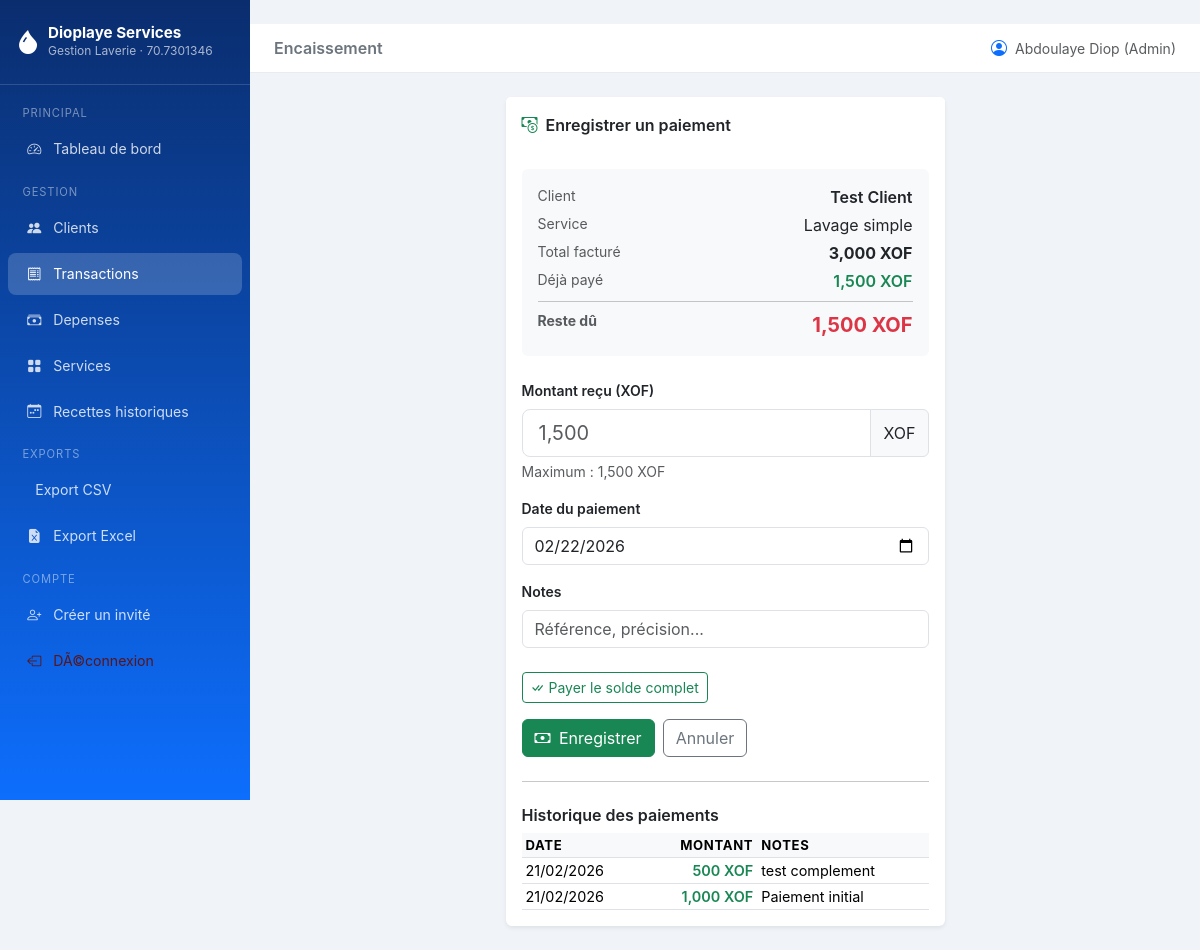
/transactions/2/paiement (signed in), run on the app's committed database.
### models.py (models this page shows, shortened)
class User(UserMixin, db.Model):
    __tablename__ = "users"
    id = db.Column(db.Integer, primary_key=True)
    username = db.Column(db.String(64), unique=True, nullable=False)
    email = db.Column(db.String(120), unique=True, nullable=False)
    password_hash = db.Column(db.String(256), nullable=False)
    role = db.Column(db.String(20), nullable=False, default="invite")
    is_active = db.Column(db.Boolean, default=True)
    created_at = db.Column(db.DateTime, default=datetime.utcnow)
    @property
    def is_admin(self) -> bool:
        return (self.role or "").lower() == "admin"

class Client(db.Model):
    __tablename__ = "clients"
    id = db.Column(db.Integer, primary_key=True)
    nom = db.Column(db.String(100), nullable=False)
    telephone = db.Column(db.String(20), nullable=True)
    adresse = db.Column(db.String(200), nullable=True)
    remarque = db.Column(db.String(300), nullable=True)
    created_at = db.Column(db.DateTime, default=datetime.utcnow)
    transactions = db.relationship(
        "Transaction",
        back_populates="client",
        lazy="dynamic",
        cascade="all, delete-orphan",
    )

class Service(db.Model):
    __tablename__ = "services"
    id = db.Column(db.Integer, primary_key=True)
    nom = db.Column(db.String(100), nullable=False, unique=True)
    prix_unitaire = db.Column(db.Float, nullable=False)
    description = db.Column(db.String(255), nullable=True)
    actif = db.Column(db.Boolean, default=True)
    created_at = db.Column(db.DateTime, default=datetime.utcnow)
    transactions = db.relationship("Transaction", back_populates="service", lazy="dynamic")

class Transaction(db.Model):
    __tablename__ = "transactions"
    TYPE_CHOICES = ["recette"]
    id = db.Column(db.Integer, primary_key=True)
    client_id = db.Column(db.Integer, db.ForeignKey("clients.id"), nullable=False)
    service_id = db.Column(db.Integer, db.ForeignKey("services.id"), nullable=False)
    quantite = db.Column(db.Float, nullable=False, default=1.0)
    total = db.Column(db.Float, nullable=False)
    montant_paye = db.Column(db.Float, default=0.0)
    type_transaction = db.Column(db.String(20), default="recette")
    date_transaction = db.Column(db.Date, default=date.today)
    notes = db.Column(db.String(300), nullable=True)
    created_at = db.Column(db.DateTime, default=datetime.utcnow)
    client = db.relationship("Client", back_populates="transactions")
    service = db.relationship("Service", back_populates="transactions")
    paiements = db.relationship(
        "Paiement",
        back_populates="transaction",
        lazy="dynamic",
        cascade="all, delete-orphan",
    )
    @property
    def total_paye(self) -> float:
        if not self.id:
            return float(self.montant_paye or 0)
        result = db.session.query(
            db.func.coalesce(db.func.sum(Paiement.montant), 0)
        ).filter(
            Paiement.transaction_id == self.id
        ).scalar()
        return float(result or 0)
    @property
    def solde_restant(self) -> float:
        return max(0.0, float(self.total or 0) - self.total_paye)

class Paiement(db.Model):
    __tablename__ = "paiements"
    id = db.Column(db.Integer, primary_key=True)
    transaction_id = db.Column(db.Integer, db.ForeignKey("transactions.id"), nullable=False, index=True)
    montant = db.Column(db.Float, nullable=False)
    date_paiement = db.Column(db.Date, default=date.today, nullable=False)
    notes = db.Column(db.String(300), nullable=True)
    created_at = db.Column(db.DateTime, default=datetime.utcnow)
    transaction = db.relationship("Transaction", back_populates="paiements")

### routes/transactions.py (the view, shortened to what this page needs)
@transactions_bp.route("/<int:tx_id>/paiement", methods=["GET", "POST"])
@login_required
def paiement(tx_id: int):
    tx = db.get_or_404(Transaction, tx_id)
    form = PaiementForm()
    historique = tx.paiements.order_by(Paiement.date_paiement.desc(), Paiement.created_at.desc()).all()
    return render_template("transactions/paiement.html", form=form, transaction=tx, historique=historique)

### routes/transactions.py
class PaiementForm(FlaskForm):
    montant = StrictIntegerField(
        "Montant reçu (XOF)",
        validators=[DataRequired(), NumberRange(min=1)],
    )
    date_paiement = DateField("Date du paiement", default=date.today, validators=[DataRequired()])
    notes = StringField("Notes", validators=[Optional()])
    submit = SubmitField("Enregistrer le paiement")

### templates/transactions/paiement.html (shortened to what this page needs)
﻿{% extends "base.html" %}
{% block page_title %}Encaissement{% endblock %}
{% block content %}
<div class="row justify-content-center">
  <div class="col-lg-6">
    <div class="card border-0 shadow-sm">
      <div class="card-header bg-white border-0 fw-semibold py-3">
        <i class="bi bi-cash-coin text-success me-2"></i>Enregistrer un paiement
      </div>
      <div class="card-body">
        <div class="bg-light rounded p-3 mb-4">
          <div class="d-flex justify-content-between mb-1">
            <span class="text-muted small">Client</span>
            <span class="fw-semibold">{{ transaction.client.nom }}</span>
          </div>
          <div class="d-flex justify-content-between mb-1">
            <span class="text-muted small">Service</span>
            <span>{{ transaction.service.nom }}</span>
          </div>
          <div class="d-flex justify-content-between mb-1">
            <span class="text-muted small">Total facturé</span>
            <span class="fw-bold">{{ "{:,.0f}".format(transaction.total) }} XOF</span>
          </div>
          <div class="d-flex justify-content-between mb-1">
            <span class="text-muted small">Déjà payé</span>
            <span class="text-success fw-semibold">{{ "{:,.0f}".format(transaction.total_paye) }} XOF</span>
          </div>
          <hr class="my-2">
          <div class="d-flex justify-content-between">
            <span class="text-muted small fw-bold">Reste dû</span>
            <span class="text-danger fw-bold fs-5">{{ "{:,.0f}".format(transaction.solde_restant) }} XOF</span>
          </div>
        </div>
        <form method="POST">
          <div class="mb-3">
            {{ form.montant.label(class="form-label fw-semibold small") }}
            <div class="input-group">
              {{ form.montant(class="form-control form-control-lg" + (" is-invalid" if form.montant.errors else ""),
                              placeholder=("{:,.0f}".format(transaction.solde_restant)),
                              max=transaction.solde_restant) }}
              <span class="input-group-text">XOF</span>
            </div>
            <div class="form-text">Maximum : {{ "{:,.0f}".format(transaction.solde_restant) }} XOF</div>
          </div>
          <div class="mb-3">
            {{ form.date_paiement.label(class="form-label fw-semibold small") }}
            {{ form.date_paiement(class="form-control" + (" is-invalid" if form.date_paiement.errors else "")) }}
          </div>
          <div class="mb-4">
            {{ form.notes.label(class="form-label fw-semibold small") }}
            {{ form.notes(class="form-control", placeholder="Référence, précision...") }}
          </div>
          <div class="mb-3">
            <button type="button"
                    id="payerSoldeBtn"
                    class="btn btn-outline-success btn-sm"
                    data-solde="{{ transaction.solde_restant }}">
              <i class="bi bi-check-all me-1"></i>Payer le solde complet
            </button>
          </div>
          <div class="d-flex gap-2">
            <button type="submit" class="btn btn-success">
              <i class="bi bi-cash me-1"></i> Enregistrer
            </button>
            <a href="{{ url_for('clients.detail', client_id=transaction.client_id) }}" class="btn btn-outline-secondary">Annuler</a>
          </div>
        </form>
        {% if historique %}
        <hr class="my-4">
        <h6 class="fw-semibold mb-2">Historique des paiements</h6>
        <div class="table-responsive">
          <table class="table table-sm align-middle mb-0">
            <thead>
              <tr>
                <th>Date</th>
                <th class="text-end">Montant</th>
                <th>Notes</th>
              </tr>
            </thead>
            <tbody>
              {% for p in historique %}
              <tr>
                <td>{{ p.date_paiement.strftime("%d/%m/%Y") }}</td>
                <td class="text-end text-success fw-semibold">{{ "{:,.0f}".format(p.montant) }} XOF</td>
                <td>{{ p.notes or "-" }}</td>
              </tr>
              {% endfor %}
            </tbody>
          </table>
        </div>
        {% endif %}
      </div>
    </div>
  </div>
</div>
{% endblock %}

### templates/base.html (shortened to what this page needs)
﻿<!DOCTYPE html>
<html lang="fr">
<head>
  <link rel="stylesheet" href="https://cdn.jsdelivr.net/npm/bootstrap@5.3.3/dist/css/bootstrap.min.css">
  <link rel="stylesheet" href="https://cdn.jsdelivr.net/npm/bootstrap-icons@1.11.3/font/bootstrap-icons.css">
</head>
<body>
{% if current_user.is_authenticated %}
<nav id="sidebar">
  <div class="brand">
    <div class="d-flex align-items-center gap-2">
      <i class="bi bi-droplet-fill fs-4 text-white"></i>
      <div>
        <h5>{{ config.get('LAVERIE_NOM', 'Dioplaye Services') }}</h5>
        <small>Gestion Laverie · {{ config.get('LAVERIE_TELEPHONE', '-') }}</small>
      </div>
    </div>
  </div>
  <ul class="nav flex-column mt-2">
    <li class="nav-section">Principal</li>
    <li class="nav-item">
      <a class="nav-link {% if request.endpoint == 'dashboard.index' %}active{% endif %}"
         href="{{ url_for('dashboard.index') }}">
        <i class="bi bi-speedometer2"></i> Tableau de bord
      </a>
    </li>
    <li class="nav-section">Gestion</li>
    <li class="nav-item">
      <a class="nav-link {% if request.blueprint == 'clients' %}active{% endif %}"
         href="{{ url_for('clients.index') }}">
        <i class="bi bi-people-fill"></i> Clients
      </a>
    </li>
    <li class="nav-item">
      <a class="nav-link {% if request.blueprint == 'transactions' %}active{% endif %}"
         href="{{ url_for('transactions.index') }}">
        <i class="bi bi-receipt"></i> Transactions
      </a>
    </li>
    <li class="nav-item">
      <a class="nav-link {% if request.blueprint == 'depenses' %}active{% endif %}"
         href="{{ url_for('depenses.index') }}">
        <i class="bi bi-cash-stack"></i> Depenses
      </a>
    </li>
    <li class="nav-item">
      <a class="nav-link {% if request.blueprint == 'services' %}active{% endif %}"
         href="{{ url_for('services.index') }}">
        <i class="bi bi-grid-fill"></i> Services
      </a>
    </li>
    {% if current_user.is_admin %}
    <li class="nav-item">
      <a class="nav-link {% if request.blueprint == 'recettes_historiques' %}active{% endif %}"
         href="{{ url_for('recettes_historiques.index') }}">
        <i class="bi bi-calendar-week"></i> Recettes historiques
      </a>
    </li>
    {% endif %}
    <li class="nav-section">Exports</li>
    <li class="nav-item">
      <a class="nav-link" href="{{ url_for('exports.transactions_csv') }}">
         Export CSV
      </a>
    </li>
    <li class="nav-item">
      <a class="nav-link" href="{{ url_for('exports.transactions_excel') }}">
        <i class="bi bi-file-earmark-excel-fill"></i> Export Excel
      </a>
    </li>
    <li class="nav-section mt-auto">Compte</li>
    {% if current_user.is_admin %}
    <li class="nav-item">
      <a class="nav-link" href="{{ url_for('auth.create_invite') }}">
        <i class="bi bi-person-plus"></i> Créer un invité
      </a>
    </li>
    {% endif %}
    <li class="nav-item">
      <a class="nav-link text-danger-emphasis" href="{{ url_for('auth.logout') }}">
        <i class="bi bi-box-arrow-left"></i> DÃ©connexion
      </a>
    </li>
  </ul>
</nav>
{% endif %}
<div id="main-content">
  {% if current_user.is_authenticated %}
  <div class="topbar d-flex align-items-center justify-content-between">
    <div class="d-flex align-items-center gap-3">
      <span class="fw-semibold text-secondary">{% block page_title %}{% endblock %}</span>
    </div>
    <div class="d-flex align-items-center gap-2">
      <i class="bi bi-person-circle text-primary"></i>
      <small class="text-muted">
        {{ current_user.username }}{% if current_user.is_admin %} (Admin){% else %} (Invité){% endif %}
      </small>
    </div>
  </div>
  {% endif %}
  <div class="page-content">
    {% block content %}{% endblock %}
  </div>
</div>
</body>
</html>

### templates/base.html (style rules this page uses)
:root { --sidebar-width: 250px; --primary: #0d6efd; --success: #198754; }
body { background: #f0f4f8; font-family: 'Inter', sans-serif; }
#sidebar { width: var(--sidebar-width); min-height: 100vh; background: linear-gradient(180deg, #0a2d6e 0%, #0d6efd 100%); position: fixed; top: 0; left: 0; z-index: 100; transition: transform 0.3s ease; }
#sidebar .brand { padding: 1.5rem 1rem; border-bottom: 1px solid rgba(255,255,255,.15); }
#sidebar .brand h5 { color: #fff; font-weight: 700; margin: 0; font-size: .95rem; }
#sidebar .brand small { color: rgba(255,255,255,.65); font-size: .75rem; }
#sidebar .nav-link { color: rgba(255,255,255,.8); padding: .65rem 1.2rem; border-radius: 8px; margin: 2px 8px; transition: all .2s; font-size: .88rem; }
#sidebar .nav-link:hover, #sidebar .nav-link.active { background: rgba(255,255,255,.18); color: #fff; }
#sidebar .nav-link i { width: 20px; text-align: center; margin-right: 8px; }
#sidebar .nav-section { font-size: .7rem; text-transform: uppercase; letter-spacing: .08em; color: rgba(255,255,255,.45); padding: .75rem 1.4rem .25rem; }
#main-content { margin-left: var(--sidebar-width); min-height: 100vh; }
.topbar { background: #fff; border-bottom: 1px solid #e9ecef; padding: .75rem 1.5rem; position: sticky; top: 0; z-index: 50; }
.page-content { padding: 1.5rem; }
.table thead th { background: #f8f9fa; font-size: .82rem; text-transform: uppercase; letter-spacing: .05em; }
.table td { vertical-align: middle; font-size: .9rem; }

### data on the page
User: username "Abdoulaye Diop"
Transaction: total "3,000", solde_restant "1,500"
Paiement: date_paiement "21/02/2026", montant "500", notes "test complement"
Paiement: date_paiement "21/02/2026", montant "1,000", notes "Paiement initial"

### other printed values
{{ config.get('LAVERIE_NOM', 'Dioplaye Services') }} "Dioplaye Services"
{{ config.get('LAVERIE_TELEPHONE', '-') }} "70.7301346"
{{ "{:,.0f}".format(transaction.total_paye) }} "1,500"
